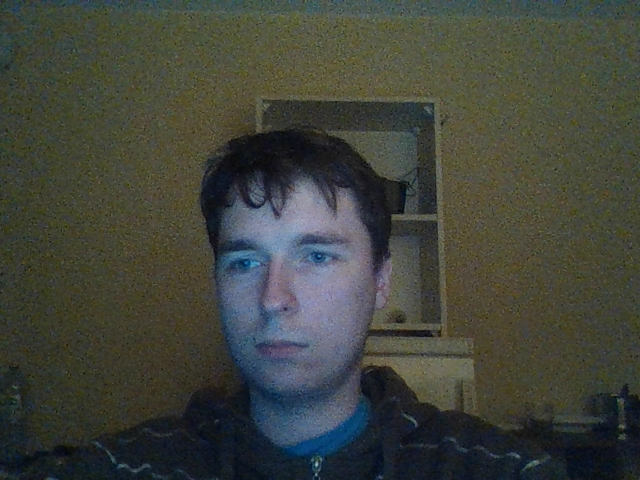
//> input picture Eyetracking test/frame.png, 640 x 480 px, given in place of the camera
$ ./main   (built with g++ and OpenCV 4)
//> lines starting //> are read from the running program, lines starting //| are printed output that depends on the picture
### Eyetracking test/helpers.h
#ifndef HELPERS_H
#define HELPERS_H

bool rectInImage(cv::Rect rect, cv::Mat image);
bool inMat(cv::Point p, int rows, int cols);
cv::Mat matrixMagnitude(const cv::Mat &matX, const cv::Mat &matY);
double computeDynamicThreshold(const cv::Mat &mat, double stdDevFactor);

#endif

### Eyetracking test/findEyeCorner.h
#ifndef EYE_CORNER_H
#define EYE_CORNER_H

#include "opencv2/imgproc/imgproc.hpp"

#define kEyeLeft true
#define kEyeRight false

void createCornerKernels();
void releaseCornerKernels();
cv::Point2f findEyeCorner(cv::Mat region,bool left, bool left2);
cv::Point2f findSubpixelEyeCorner(cv::Mat region, cv::Point maxP);

#endif

### Eyetracking test/findEyeCenter.h
#ifndef EYE_CENTER_H
#define EYE_CENTER_H

#include "opencv2/imgproc/imgproc.hpp"

struct EyeInfo {
	cv::Point coordinates;
	bool closedEye;
};

struct EstimatedEyeInfo {
	cv::Point_<float> coordinates;
	bool closedEye;
};

EyeInfo findEyeCenter(cv::Mat face, cv::Rect eye, std::string debugWindow, cv::CascadeClassifier &eye_cascade);

#endif

### Eyetracking test/constants.h
#ifndef CONSTANTS_H
#define CONSTANTS_H

// Debugging
const bool kPlotVectorField = false;

// Size constants
const int kEyePercentTop = 25;
const int kEyePercentSide = 13;
const int kEyePercentHeight = 30;
const int kEyePercentWidth = 35;

// Preprocessing
const bool kSmoothFaceImage = false;
const float kSmoothFaceFactor = 0.005;

// Algorithm Parameters
const int kFastEyeWidth = 50;
const int kWeightBlurSize = 5;
const bool kEnableWeight = true;
const float kWeightDivisor = 1.0;
const double kGradientThreshold = 50.0;

// Postprocessing
const bool kEnablePostProcess = true;
const float kPostProcessThreshold = 0.97;

// Eye Corner
const bool kEnableEyeCorner = false;

#endif

### Eyetracking test/helpers.cpp
#include "opencv2/objdetect/objdetect.hpp"
#include "opencv2/highgui/highgui.hpp"
#include "opencv2/imgproc/imgproc.hpp"

#include <iostream>
#include <queue>
#include <stdio.h>

#include "constants.h"

// [4 lines left out: function rectInImage, not called in this run]

bool inMat(cv::Point p, int rows, int cols) {
	return p.x >= 0 && p.x < cols && p.y >= 0 && p.y < rows;
}

cv::Mat matrixMagnitude(const cv::Mat &matX, const cv::Mat &matY) {
	cv::Mat mags(matX.rows, matX.cols, CV_64F);
	for (int y = 0; y < matX.rows; ++y) {
		const double *Xr = matX.ptr<double>(y), *Yr = matY.ptr<double>(y);
		double *Mr = mags.ptr<double>(y);
		for (int x = 0; x < matX.cols; ++x) {
			double gX = Xr[x], gY = Yr[x];
			double magnitude = sqrt((gX * gX) + (gY * gY));
			Mr[x] = magnitude;
		}
	}
	return mags;
}

double computeDynamicThreshold(const cv::Mat &mat, double stdDevFactor) {
	cv::Scalar stdMagnGrad, meanMagnGrad;
	cv::meanStdDev(mat, meanMagnGrad, stdMagnGrad);
	double stdDev = stdMagnGrad[0] / sqrt(mat.rows*mat.cols);
	return stdDevFactor * stdDev + meanMagnGrad[0];
}

### Eyetracking test/findEyeCenter.cpp
#include "opencv2/objdetect/objdetect.hpp"
#include "opencv2/highgui/highgui.hpp"
#include "opencv2/imgproc/imgproc.hpp"

#include <iostream>
#include <queue>
#include <stdio.h>

#include "constants.h"
#include "helpers.h"
#include "findEyeCenter.h"

// Pre-declarations
cv::Mat floodKillEdges(cv::Mat &mat);

cv::Point unscalePoint(cv::Point p, cv::Rect origSize) {
	float ratio = (((float)kFastEyeWidth) / origSize.width);
	int x = round(p.x / ratio);
	int y = round(p.y / ratio);
	return cv::Point(x, y);
}

void scaleToFastSize(const cv::Mat &src, cv::Mat &dst) {
	cv::resize(src, dst, cv::Size(kFastEyeWidth, (((float)kFastEyeWidth) / src.cols) * src.rows));
}

cv::Mat computeMatXGradient(const cv::Mat &mat) {
	cv::Mat out(mat.rows, mat.cols, CV_64F);

	for (int y = 0; y < mat.rows; ++y) {
		const uchar *Mr = mat.ptr<uchar>(y);
		double *Or = out.ptr<double>(y);

		Or[0] = Mr[1] - Mr[0];
		for (int x = 1; x < mat.cols - 1; ++x) {
			Or[x] = (Mr[x + 1] - Mr[x - 1]) / 2.0;
		}
		Or[mat.cols - 1] = Mr[mat.cols - 1] - Mr[mat.cols - 2];
	}

	return out;
}

#pragma mark Main Algorithm

void testPossibleCentersFormula(int x, int y, const cv::Mat &weight, double gx, double gy, cv::Mat &out) {
	// for all possible centers
	for (int cy = 0; cy < out.rows; ++cy) {
		double *Or = out.ptr<double>(cy);
		const unsigned char *Wr = weight.ptr<unsigned char>(cy);
		for (int cx = 0; cx < out.cols; ++cx) {
			if (x == cx && y == cy) {
				continue;
			}
			// create a vector from the possible center to the gradient origin
			double dx = x - cx;
			double dy = y - cy;
			// normalize d
			double magnitude = sqrt((dx * dx) + (dy * dy));
			dx = dx / magnitude;
			dy = dy / magnitude;
			double dotProduct = dx*gx + dy*gy;
			dotProduct = std::max(0.0, dotProduct);
			// square and multiply by the weight
			if (kEnableWeight) {
				Or[cx] += dotProduct * dotProduct * (Wr[cx] / kWeightDivisor);
			}
			else {
				Or[cx] += dotProduct * dotProduct;
			}
		}
	}
}

struct EyeInfo findEyeCenter(cv::Mat face, cv::Rect eye, std::string debugWindow, cv::CascadeClassifier &eye_cascade) {
	cv::Mat eyeROIUnscaled = face(eye);
	cv::Mat eyeROI;
	std::vector<cv::Rect> eyes;
	struct EyeInfo eyeInfo;
	scaleToFastSize(eyeROIUnscaled, eyeROI);

	eye_cascade.detectMultiScale(eyeROI, eyes, 1.1, 2, 0 | CV_HAAR_SCALE_IMAGE, cv::Size(30, 30), cv::Size(50, 50));

	cv::Mat gradientX = computeMatXGradient(eyeROI);
	cv::Mat gradientY = computeMatXGradient(eyeROI.t()).t();
	//-- Normalize and threshold the gradient
	// compute all the magnitudes
	cv::Mat mags = matrixMagnitude(gradientX, gradientY);
	//compute the threshold
	double gradientThresh = computeDynamicThreshold(mags, kGradientThreshold);
	//double gradientThresh = kGradientThreshold;
	//double gradientThresh = 0;
	//normalize
	for (int y = 0; y < eyeROI.rows; ++y) {
		double *Xr = gradientX.ptr<double>(y), *Yr = gradientY.ptr<double>(y);
		const double *Mr = mags.ptr<double>(y);
		for (int x = 0; x < eyeROI.cols; ++x) {
			double gX = Xr[x], gY = Yr[x];
			double magnitude = Mr[x];
			if (magnitude > gradientThresh) {
				Xr[x] = gX / magnitude;
				Yr[x] = gY / magnitude;
			}
			else {
				Xr[x] = 0.0;
				Yr[x] = 0.0;
			}
		}
	}
	//-- Create a blurred and inverted image for weighting
	cv::Mat weight;
	GaussianBlur(eyeROI, weight, cv::Size(kWeightBlurSize, kWeightBlurSize), 0, 0);
	for (int y = 0; y < weight.rows; ++y) {
		unsigned char *row = weight.ptr<unsigned char>(y);
		for (int x = 0; x < weight.cols; ++x) {
			row[x] = (255 - row[x]);
		}
	}
	//-- Run the algorithm!
	cv::Mat outSum = cv::Mat::zeros(eyeROI.rows, eyeROI.cols, CV_64F);
	// for each possible gradient location
	// Note: these loops are reversed from the way the paper does them
	// it evaluates every possible center for each gradient location instead of
	// every possible gradient location for every center.
	//printf("Eye Size: %ix%i\n", outSum.cols, outSum.rows);
	for (int y = 0; y < weight.rows; ++y) {
		const double *Xr = gradientX.ptr<double>(y), *Yr = gradientY.ptr<double>(y);
		for (int x = 0; x < weight.cols; ++x) {
			double gX = Xr[x], gY = Yr[x];
			if (gX == 0.0 && gY == 0.0) {
				continue;
			}
			testPossibleCentersFormula(x, y, weight, gX, gY, outSum);
		}
	}
	// scale all the values down, basically averaging them
	double numGradients = (weight.rows*weight.cols);
	cv::Mat out;
	outSum.convertTo(out, CV_32F, 1.0 / numGradients);
	//-- Find the maximum point
	cv::Point maxP;
	double maxVal;
	cv::minMaxLoc(out, NULL, &maxVal, NULL, &maxP);
	//-- Flood fill the edges
	if (kEnablePostProcess) {
		cv::Mat floodClone;
		double floodThresh = maxVal * kPostProcessThreshold;
		cv::threshold(out, floodClone, floodThresh, 0.0f, cv::THRESH_TOZERO);
		if (kPlotVectorField) {
			imwrite("eyeFrame.png", eyeROIUnscaled);
		}
		cv::Mat mask = floodKillEdges(floodClone);
		// redo max
		cv::minMaxLoc(out, NULL, &maxVal, NULL, &maxP, mask);
	}
	eyeInfo.coordinates = unscalePoint(maxP, eye);
	eyeInfo.closedEye = eyes.size() == 1 ? false : true;
	return eyeInfo;
}

#pragma mark Postprocessing

bool floodShouldPushPoint(const cv::Point &np, const cv::Mat &mat) {
	return inMat(np, mat.rows, mat.cols);
}

// returns a mask
cv::Mat floodKillEdges(cv::Mat &mat) {
	rectangle(mat, cv::Rect(0, 0, mat.cols, mat.rows), 255);

	cv::Mat mask(mat.rows, mat.cols, CV_8U, 255);
	std::queue<cv::Point> toDo;
	toDo.push(cv::Point(0, 0));
	while (!toDo.empty()) {
		cv::Point p = toDo.front();
		toDo.pop();
		if (mat.at<float>(p) == 0.0f) {
			continue;
		}
		// add in every direction
		cv::Point np(p.x + 1, p.y); // right
		if (floodShouldPushPoint(np, mat)) toDo.push(np);
		np.x = p.x - 1; np.y = p.y; // left
		if (floodShouldPushPoint(np, mat)) toDo.push(np);
		np.x = p.x; np.y = p.y + 1; // down
		if (floodShouldPushPoint(np, mat)) toDo.push(np);
		np.x = p.x; np.y = p.y - 1; // up
		if (floodShouldPushPoint(np, mat)) toDo.push(np);
		// kill it
		mat.at<float>(p) = 0.0f;
		mask.at<uchar>(p) = 0;
	}
	return mask;
}

### Eyetracking test/main.cpp
#include <opencv2/objdetect/objdetect.hpp>
#include <opencv2/highgui/highgui.hpp>
#include <opencv2/imgproc/imgproc.hpp>
#include <opencv2/video/tracking.hpp>

#include <iostream>
#include <fstream>
#include <queue>
#include <stdio.h>
#include <math.h>
#include <array>

#include "constants.h"
#include "findEyeCenter.h"
#include "findEyeCorner.h"

#define HORIZONTAL_BORDER 39
#define VERTICAL_BORDER 31


/** Function Headers */
std::array<EstimatedEyeInfo, 2> detectAndDisplay(cv::Mat frame);
void initKalmanFilter(cv::KalmanFilter &KF);

/** Global variables */
cv::String face_cascade_name = "haarcascade_frontalface_alt.xml";
cv::String eye_cascade_name = "haarcascade_eye.xml";
cv::CascadeClassifier face_cascade;
cv::CascadeClassifier eye_cascade;
std::string main_window_name = "Capture - Face detection";
std::string face_window_name = "Capture - Face";
cv::RNG rng(12345);
cv::Mat debugImage;
cv::Mat skinCrCbHist = cv::Mat::zeros(cv::Size(256, 256), CV_8UC1);
std::ofstream outFile;
cv::KalmanFilter KF_left(4, 2, 0);
cv::KalmanFilter KF_right(4, 2, 0);
cv::Mat_<float> measurement(2, 1);
cv::Mat prediction;
cv::Mat estimated;
FILE * pFile;
cv::Mat frame;
std::array<EstimatedEyeInfo, 2> eyes;
EstimatedEyeInfo estLeftEyeInfo, estRightEyeInfo;
int counter;

/**
 * @function main
 */
int main(int argc, const char** argv) {

	pFile = fopen("myfile.txt", "w");

	// init Kalman Filter for both eyes
	initKalmanFilter(KF_left);
	initKalmanFilter(KF_right);

	// Load the cascades
	if (!face_cascade.load(face_cascade_name)) { printf("--(!)Error loading face cascade, please change face_cascade_name in source code.\n"); return -1; };
	if (!eye_cascade.load(eye_cascade_name)) { printf("--(!)Error loading eye cascade, please change face_cascade_name in source code.\n"); return -1; };

	cv::namedWindow(main_window_name, CV_WINDOW_NORMAL);
	cv::moveWindow(main_window_name, 400, 100);

	cv::VideoCapture capture(0);
	if (capture.isOpened()) {
		while (true) {
			capture.read(frame);
//> frame is the input picture: 480 rows x 640 cols, CV_8UC3; mean B, G, R 59.7, 68, 64.9
			// mirror it
			cv::flip(frame, frame, 1);
			frame.copyTo(debugImage);

			// Apply the classifier to the frame
			if (!frame.empty()) {
				eyes = detectAndDisplay(frame);
//> in detectAndDisplay, `cv::split(frame, rgbChannels);`:
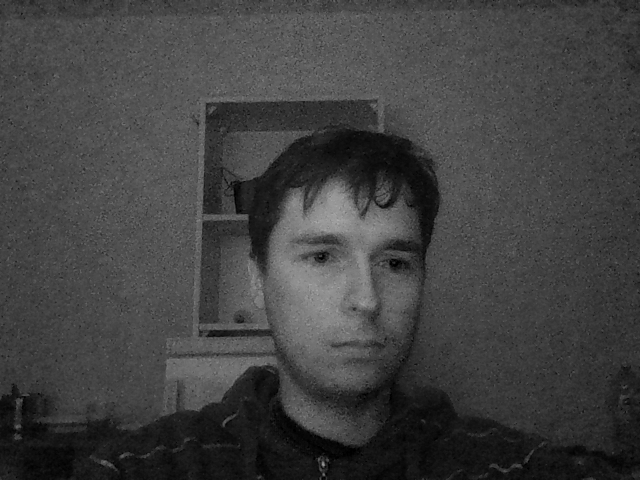
//> rgbChannels[2]: 480 rows x 640 cols, CV_8UC1; min 0, max 173, mean 64.9
//> in detectAndDisplay, `face_cascade.detectMultiScale(frame_gray, faces, 1.1, 2, 0 | CV_HAAR_S..`: faces = 1 Rect (x, y, width, height): [262, 184, 198, 198]
//> the loop in detectAndDisplay, `for (int i = 0; i < faces.size(); i++)` made 1 pass
//> after the loop in detectAndDisplay, `for (int i = 0; i < faces.size(); i++)`:
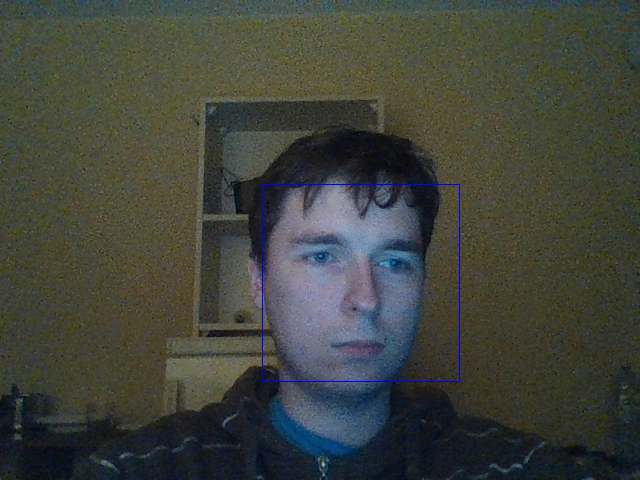
//> debugImage: 480 rows x 640 cols, CV_8UC3; mean B, G, R 60.2, 67.9, 64.8
				estLeftEyeInfo = eyes[0];
				estRightEyeInfo = eyes[1];
				if (estRightEyeInfo.closedEye)
					counter++;
				else
					counter = 0;

				if (counter == 10) {
					float x = estLeftEyeInfo.coordinates.x;
					float y = estLeftEyeInfo.coordinates.y;
					if (x > HORIZONTAL_BORDER)
						if (y < VERTICAL_BORDER)
							std::cout << "Prawy g髍ny" << std::endl;
						else
							std::cout << "Prawy dolny" << std::endl;
					else
						if (y < VERTICAL_BORDER)
							std::cout << "Lewy g髍ny" << std::endl;
						else
							std::cout << "Lewy dolny" << std::endl;
				}

			}
			else {
				printf(" --(!) No captured frame -- Break!");
				break;
			}

			imshow(main_window_name, debugImage);

			int c = cv::waitKey(10);
			if ((char)c == 'c') {
				fclose(pFile);
				break;
			}
		}
	}
	return 0;
}

std::array<EstimatedEyeInfo, 2> findEyes(cv::Mat frame_gray, cv::Rect face) {
//> called with face = Rect(262, 184, 198, 198)
	cv::Mat faceROI = frame_gray(face);
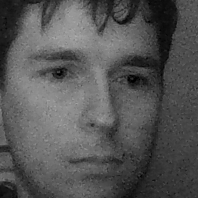
//> faceROI: 198 rows x 198 cols, CV_8UC1; min 0, max 173, mean 85.2
	cv::Mat debugFace = faceROI;
	std::array<EstimatedEyeInfo, 2> eyes;

	if (kSmoothFaceImage) {
		double sigma = kSmoothFaceFactor * face.width;
		GaussianBlur(faceROI, faceROI, cv::Size(0, 0), sigma);
	}

	//-- Find eye regions and draw them
	int eye_region_width = face.width * (kEyePercentWidth / 100.0);
//> eye_region_width = 69
	int eye_region_height = face.width * (kEyePercentHeight / 100.0);
//> eye_region_height = 59
	int eye_region_top = face.height * (kEyePercentTop / 100.0);
//> eye_region_top = 49
	int eye_region_left = face.width*(kEyePercentSide / 100.0);
//> eye_region_left = 25
	cv::Rect leftEyeRegion(eye_region_left, eye_region_top, eye_region_width, eye_region_height);
//> leftEyeRegion = Rect(25, 49, 69, 59)
	cv::Rect rightEyeRegion(face.width - eye_region_width - eye_region_left,
		eye_region_top, eye_region_width, eye_region_height);
//> rightEyeRegion = Rect(104, 49, 69, 59)

	//-- Find Eye Centers
	EyeInfo leftPupilInfo = findEyeCenter(faceROI, leftEyeRegion, "Left Eye", eye_cascade);
//> in findEyeCenter, `eye_cascade.detectMultiScale(eyeROI, eyes, 1.1, 2, 0 | CV_HAAR_SCALE_I..`: eyes = 1 Rect (x, y, width, height): [9, 0, 36, 36]
//> in computeDynamicThreshold, `cv::meanStdDev(mat, meanMagnGrad, stdMagnGrad);`: meanMagnGrad = Scalar(7.25); stdMagnGrad = Scalar(5.86)
//> in computeDynamicThreshold, `double stdDev = stdMagnGrad[0] / sqrt(mat.rows*mat.cols);`: stdDev = 0.128
//> in findEyeCenter, `double gradientThresh = computeDynamicThreshold(mags, kGradientThresho..`: gradientThresh = 13.64
//> in findEyeCenter, `cv::minMaxLoc(out, NULL, &maxVal, NULL, &maxP);`: maxVal = 17.83; maxP = Point(25, 17)
//> in findEyeCenter, `double floodThresh = maxVal * kPostProcessThreshold;`: floodThresh = 17.3
//> in floodKillEdges, `rectangle(mat, cv::Rect(0, 0, mat.cols, mat.rows), 255);`: mat: 42 rows x 50 cols, CV_32FC1; min 0, max 255, mean 21.9
//> after the loop in floodKillEdges, `while (!toDo.empty())`:
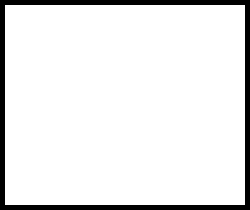
//> mask: 42 rows x 50 cols, CV_8UC1 (shown 5 times larger); 91.4% white; black in thin lines or dots
//> after the loop in floodKillEdges, `while (!toDo.empty())`: toDo = 0 items
//> in unscalePoint, `float ratio = (((float)kFastEyeWidth) / origSize.width);`: ratio = 0.725
//> in unscalePoint, `int x = round(p.x / ratio);`: x = 35
//> in unscalePoint, `int y = round(p.y / ratio);`: y = 23
//> in findEyeCenter, `eyeInfo.coordinates = unscalePoint(maxP, eye);`: eyeInfo.coordinates = Point(35, 23)
//> in findEyeCenter, `eyeInfo.closedEye = eyes.size() == 1 ? false : true;`: eyeInfo.closedEye = false
	EyeInfo rightPupilInfo = findEyeCenter(faceROI, rightEyeRegion, "Right Eye", eye_cascade);
//> call 2 of findEyeCenter, with eye = Rect(104, 49, 69, 59), debugWindow = "Right Eye"
//> in findEyeCenter (call 2), `eye_cascade.detectMultiScale(eyeROI, eyes, 1.1, 2, 0 | CV_HAAR_SCALE_I..`: eyes = 1 Rect (x, y, width, height): [3, 4, 34, 34]
//> after the loop in matrixMagnitude (call 2), `for (int y = 0; y < matX.rows; ++y)`:
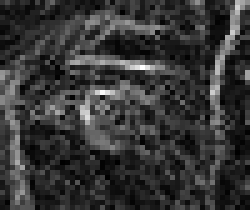
//> mags: 42 rows x 50 cols, CV_64FC1 (shown 5 times larger); min 0, max 38.24, mean 8.2; drawn with min black and max white
//> in findEyeCenter (call 2), `double gradientThresh = computeDynamicThreshold(mags, kGradientThresho..`: gradientThresh = 14.51
//> after the loop in findEyeCenter (call 2), `for (int y = 0; y < weight.rows; ++y)`:
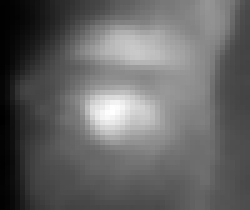
//> outSum: 42 rows x 50 cols, CV_64FC1 (shown 5 times larger); min 8530.7, max 41059.4, mean 21509.9; drawn with min black and max white
//> in findEyeCenter (call 2), `cv::minMaxLoc(out, NULL, &maxVal, NULL, &maxP);`: maxVal = 19.55; maxP = Point(22, 22)
//> in findEyeCenter (call 2), `double floodThresh = maxVal * kPostProcessThreshold;`: floodThresh = 18.97
//> in floodKillEdges (call 2), `rectangle(mat, cv::Rect(0, 0, mat.cols, mat.rows), 255);`:
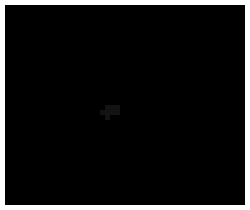
//> mat: 42 rows x 50 cols, CV_32FC1 (shown 5 times larger); min 0, max 255, mean 21.9
//> in floodKillEdges (call 2), `toDo.push(cv::Point(0, 0));`: toDo = 1 item
//> the loop in floodKillEdges (call 2), `while (!toDo.empty())` made 537 passes
//> p on passes 1, 2, 3, 4, 8, 10, 14, 16, 20, 22, 26, 28: Point(0, 0), Point(1, 0), Point(0, 1), Point(2, 0), Point(0, 2), Point(3, 0), Point(0, 3), Point(4, 0), Point(0, 4), Point(5, 0), Point(0, 5), Point(6, 0)
//> p on passes 5, 6, 7, 9, 11, 12: Point(0, 0), Point(1, 1), Point(1, 1), Point(0, 0), Point(1, 0), Point(2, 1)
//> after the loop in floodKillEdges (call 2), `while (!toDo.empty())`: toDo = 0 items
//> in findEyeCenter (call 2), `eyeInfo.coordinates = unscalePoint(maxP, eye);`: eyeInfo.coordinates = Point(30, 30)

	cv::Point leftPupil = leftPupilInfo.coordinates;
//> leftPupil = Point(35, 23)
	cv::Point rightPupil = rightPupilInfo.coordinates;
//> rightPupil = Point(30, 30)

	// Left eye estimation
	prediction = KF_left.predict();
	measurement(0) = (float)leftPupil.x;
//> measurement = [35, 0]
	measurement(1) = (float)leftPupil.y;
//> measurement = [35, 23]
	estimated = KF_left.correct(measurement);
//> estimated = [30, 19.71, 15, 9.86]
	cv::Point_<float> estLeftEye(estimated.at<float>(0), estimated.at<float>(1));
//> estLeftEye = Point(30, 19.71)
	fprintf(pFile, "%f\t%f\t%f\t%f\t%f\t%f\t", prediction.at<float>(0), prediction.at<float>(1),
		measurement(0), measurement(1), estimated.at<float>(0), estimated.at<float>(1));

	// Right eye estimation
	prediction = KF_right.predict();
	measurement(0) = (float)rightPupil.x;
//> measurement = [30, 23]
	measurement(1) = (float)rightPupil.y;
//> measurement = [30, 30]
	estimated = KF_right.correct(measurement);
//> estimated = [25.71, 25.71, 12.86, 12.86]
	cv::Point_<float> estRightEye(estimated.at<float>(0), estimated.at<float>(1));
//> estRightEye = Point(25.71, 25.71)
	fprintf(pFile, "%f\t%f\t%f\t%f\t%f\t%f\n", prediction.at<float>(0), prediction.at<float>(1),
		measurement(0), measurement(1), estimated.at<float>(0), estimated.at<float>(1));

	eyes[0] = EstimatedEyeInfo() = { estLeftEye, leftPupilInfo.closedEye };
//> eyes = 2 items
//> the Esc key is pressed
	eyes[1] = EstimatedEyeInfo() = { estRightEye, rightPupilInfo.closedEye };

	return eyes;
}


cv::Mat findSkin(cv::Mat &frame) {
	cv::Mat input;
	cv::Mat output = cv::Mat(frame.rows, frame.cols, CV_8U);

	cvtColor(frame, input, CV_BGR2YCrCb);

	for (int y = 0; y < input.rows; ++y) {
		const cv::Vec3b *Mr = input.ptr<cv::Vec3b>(y);
		cv::Vec3b *Or = frame.ptr<cv::Vec3b>(y);
		for (int x = 0; x < input.cols; ++x) {
			cv::Vec3b ycrcb = Mr[x];
			if (skinCrCbHist.at<uchar>(ycrcb[1], ycrcb[2]) == 0) {
				Or[x] = cv::Vec3b(0, 0, 0);
			}
		}
	}
	return output;
}

/**
 * @function detectAndDisplay
 */
std::array<EstimatedEyeInfo, 2> detectAndDisplay(cv::Mat frame) {
	std::vector<cv::Rect> faces;
	std::vector<cv::Mat> rgbChannels(3);
	cv::split(frame, rgbChannels);
	cv::Mat frame_gray = rgbChannels[2];

	face_cascade.detectMultiScale(frame_gray, faces, 1.1, 2, 0 | CV_HAAR_SCALE_IMAGE | CV_HAAR_FIND_BIGGEST_OBJECT, cv::Size(150, 150));

	for (int i = 0; i < faces.size(); i++)
	{
		rectangle(debugImage, faces[i], 1234);
	}

	if (faces.size() > 0) {
		return findEyes(frame_gray, faces[0]);
	}

	return std::array<EstimatedEyeInfo, 2>();
}

void initKalmanFilter(cv::KalmanFilter &KF) {
	KF.transitionMatrix = (cv::Mat_<float>(4, 4) << 1, 0, 1, 0, 0, 1, 0, 1, 0, 0, 1, 0, 0, 0, 0, 1);
	measurement.setTo(cv::Scalar(0));
	KF.statePre.at<float>(0) = 38.0f;
	KF.statePre.at<float>(1) = 32.0f;
	KF.statePre.at<float>(2) = 0;
	KF.statePre.at<float>(3) = 0;
	setIdentity(KF.measurementMatrix);
	setIdentity(KF.processNoiseCov, cv::Scalar::all(1e-4));
	setIdentity(KF.measurementNoiseCov, cv::Scalar::all(3));
	setIdentity(KF.errorCovPost, cv::Scalar::all(9));
}
